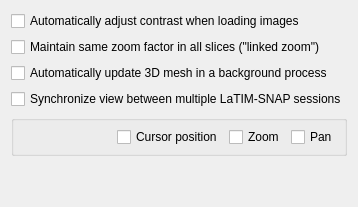
         <widget class="QWidget" name="tabGeneralDefault">
          <attribute name="title">
           <string>Default Behavior</string>
          </attribute>
          <layout class="QVBoxLayout" name="verticalLayout_11">
           <item>
            <widget class="QCheckBox" name="chkAutoContrast">
             <property name="toolTip">
              <string>When this option is checked, image contrast will be adjusted automatically based on the image histogram whenever a new image is loaded into LaTIM-SNAP.</string>
             </property>
             <property name="text">
              <string>Automatically adjust contrast when loading images</string>
             </property>
            </widget>
           </item>
           <item>
            <widget class="QCheckBox" name="chkLinkedZoom">
             <property name="text">
              <string>Maintain same zoom factor in all slices (&quot;linked zoom&quot;)</string>
             </property>
            </widget>
           </item>
           <item>
            <widget class="QCheckBox" name="chkContinuousUpdate">
             <property name="text">
              <string>Automatically update 3D mesh in a background process</string>
             </property>
            </widget>
           </item>
           <item>
            <widget class="QCheckBox" name="chkSynchronize">
             <property name="text">
              <string>Synchronize view between multiple LaTIM-SNAP sessions</string>
             </property>
            </widget>
           </item>
           <item>
            <widget class="QGroupBox" name="groupBox">
             <property name="title">
              <string/>
             </property>
             <layout class="QHBoxLayout" name="horizontalLayout_3">
              <property name="leftMargin">
               <number>6</number>
              </property>
              <property name="topMargin">
               <number>6</number>
              </property>
              <property name="rightMargin">
               <number>6</number>
              </property>
              <property name="bottomMargin">
               <number>6</number>
              </property>
              <item>
               <spacer name="horizontalSpacer">
                <property name="orientation">
                 <enum>Qt::Orientation::Horizontal</enum>
                </property>
                <property name="sizeHint" stdset="0">
                 <size>
                  <width>40</width>
                  <height>20</height>
                 </size>
                </property>
               </spacer>
              </item>
              <item>
               <widget class="QCheckBox" name="chkSyncCursor">
                <property name="text">
                 <string>Cursor position</string>
                </property>
               </widget>
              </item>
              <item>
               <widget class="QCheckBox" name="chkSyncZoom">
                <property name="text">
                 <string>Zoom</string>
                </property>
               </widget>
              </item>
              <item>
               <widget class="QCheckBox" name="chkSyncPan">
                <property name="text">
                 <string>Pan</string>
                </property>
               </widget>
              </item>
             </layout>
            </widget>
           </item>
           <item>
            <spacer name="verticalSpacer_8">
             <property name="orientation">
              <enum>Qt::Orientation::Vertical</enum>
             </property>
             <property name="sizeHint" stdset="0">
              <size>
               <width>20</width>
               <height>40</height>
              </size>
             </property>
            </spacer>
           </item>
          </layout>
         </widget>
